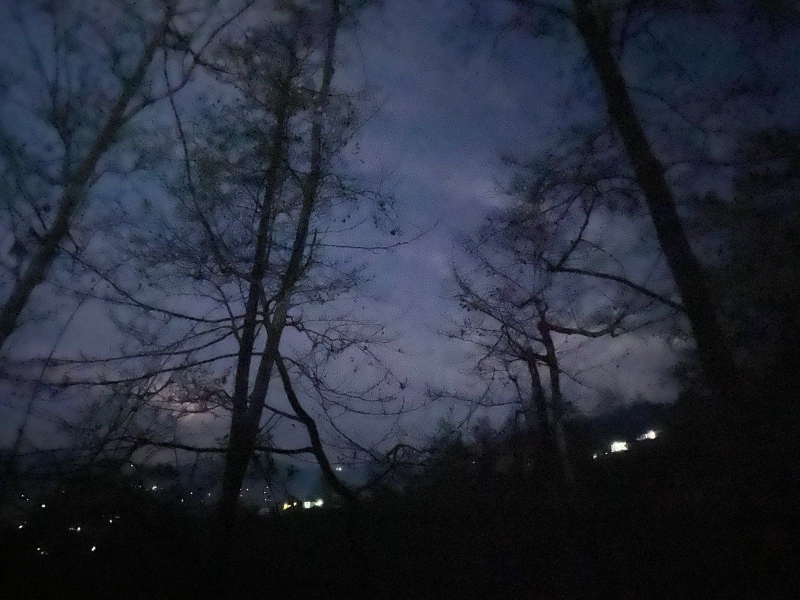
#> input picture images/sample_noise.png, 1600 x 1200 px, found by its file name (shown at 1/2 size)
$ python smoothing_and_bluring.py
#> lines starting #> are read from the running program, lines starting #| are printed output that depends on the picture
### src/reading_images_video.py
"""
Created By: ishwor subedi
Date: 2024-04-16
"""

import cv2
import numpy as np
from numpy import ndarray


def show_image(image, title="image"):
    """
    Show image using cv2
    :param image: ndarray
    :return:
    """
    cv2.imshow(f'{title}', image)
    cv2.waitKey(0)
    cv2.destroyAllWindows()


def read_image(path):
    """
    Read image using cv2
    :param path: path of the images
    :return: ndarray
    """
#> called with path = 'images/sample_noise.png'
    image = cv2.imread(path)
#> image is the input picture: shape (1200, 1600, 3); mean B, G, R 57.1, 43.6, 38.7
    return image


def resize_image(image, width, height):
    """
    Resize image using cv2
    :param image: ndarray of image
    :param width: width of the image that need to be resized
    :param height: height of the image that need to be resized
    :return:
    """
#> called with width = 800, height = 500
    return cv2.resize(image, (width, height))
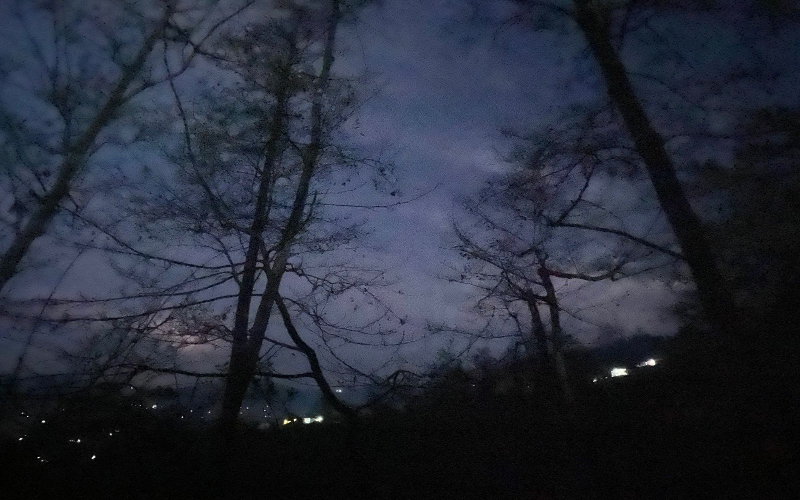
#> returned value: shape (500, 800, 3); mean of channels 0, 1, 2 57, 43.5, 38.6; drawn as B, G, R


# [26 lines left out: functions scaling_images, read_video, not called in this run]


# [15 lines that do not run on import are left out]

### src/smoothing_and_bluring.py
"""
Created By: ishwor subedi
Date: 2024-04-16
"""

"""
We will only smooth the image if the image has a lot of noise and lighting conditions are not good.
we will use blurring the image to reduce the noise and details in the image.
in previously we have used the cv2.GaussianBlur() function to blur the image.
But here we will use other function for smoothing the images.
"""

import cv2
from reading_images_video import read_image, show_image, resize_image


class SmoothingImage:
    """
    This class is for smoothing the image using different techniques.
    """

    def __init__(self, image):
        self.image = image

    def average_blur(self, kernel_size=(5, 5)):  # higher kernal size will give more blur image
        """
        We define the kernal size for image from the image and that will calculate the average of all the pixels and
        update the central element , it will repeate the same for all the pixels in the image.
         This function is for smoothing the image using average blur.
        :param kernel_size: Tuple of kernel size for blurring the image.
        :return: Blurred image.
        """
        blurred_image = cv2.blur(self.image, kernel_size)
        return blurred_image

    def gaussian_blur(self, kernel_size=(5, 5), sigmaX=0):
        """
        It is similar to the average blur but instead of using the average of all the pixel it has the weight for each pixel.it will average of the products of those weights.
        this will give the less blurring effect.It is more accurate than the average blur.

        :param kernel_size: Tuple of kernel size for blurring the image.
        :param sigmaX: Standard deviation in the X direction.
        :return: Blurred image.
        """
        blurred_image = cv2.GaussianBlur(self.image, kernel_size, sigmaX)
        return blurred_image

    def median_blur(self, kernel_size=5):
        """
        It is also same things as the average blur but instead of using the average of all the pixel it will use the median of all the pixel.It is more effective among average and gaussian blur.
        This function is for smoothing the image using median blur.
        :param kernel_size: Kernel size for blurring the image.
        :return: Blurred image.
        """
        blurred_image = cv2.medianBlur(self.image, kernel_size)
        return blurred_image

    def bilateral_filter(self, d=9, sigmaColor=15, sigmaSpace=15):
        """
        This is the most effective among all the blurring techniques. It will preserve the edges and reduce the noise.
        It will apply blurring and it will retain the edges as well.
        This function is for smoothing the image using bilateral filter.
        :param d: Diameter of each pixel neighborhood.
        :param sigmaColor: Filter sigma in the color space.
        :param sigmaSpace: Filter sigma in the coordinate space.
        :return: Blurred image.
        """
#> called with d = 9, sigmaColor = 15, sigmaSpace = 15
        blurred_image = cv2.bilateralFilter(self.image, d, sigmaColor, sigmaSpace)
        return blurred_image


if __name__ == '__main__':
    image_path = "images/sample_noise.png"
    image = read_image(image_path)
    image = resize_image(image=image, width=800, height=500)
    smoothing_image = SmoothingImage(image)

    # [16 lines of commented-out code are left out]
    bilateral_filter = smoothing_image.bilateral_filter()
    show_image(image, title="Original Image")
    show_image(bilateral_filter, title="Bilateral Filter Image")
